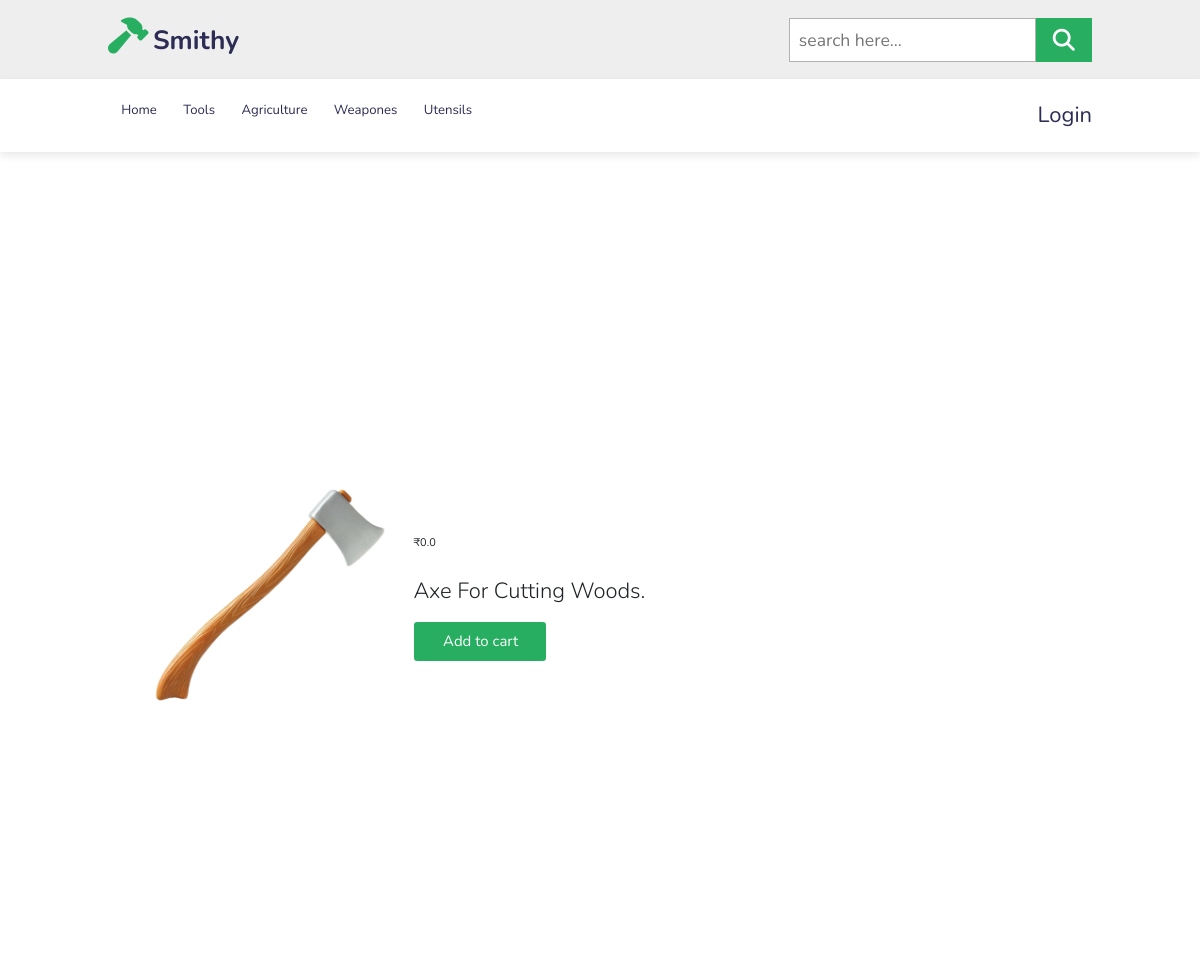
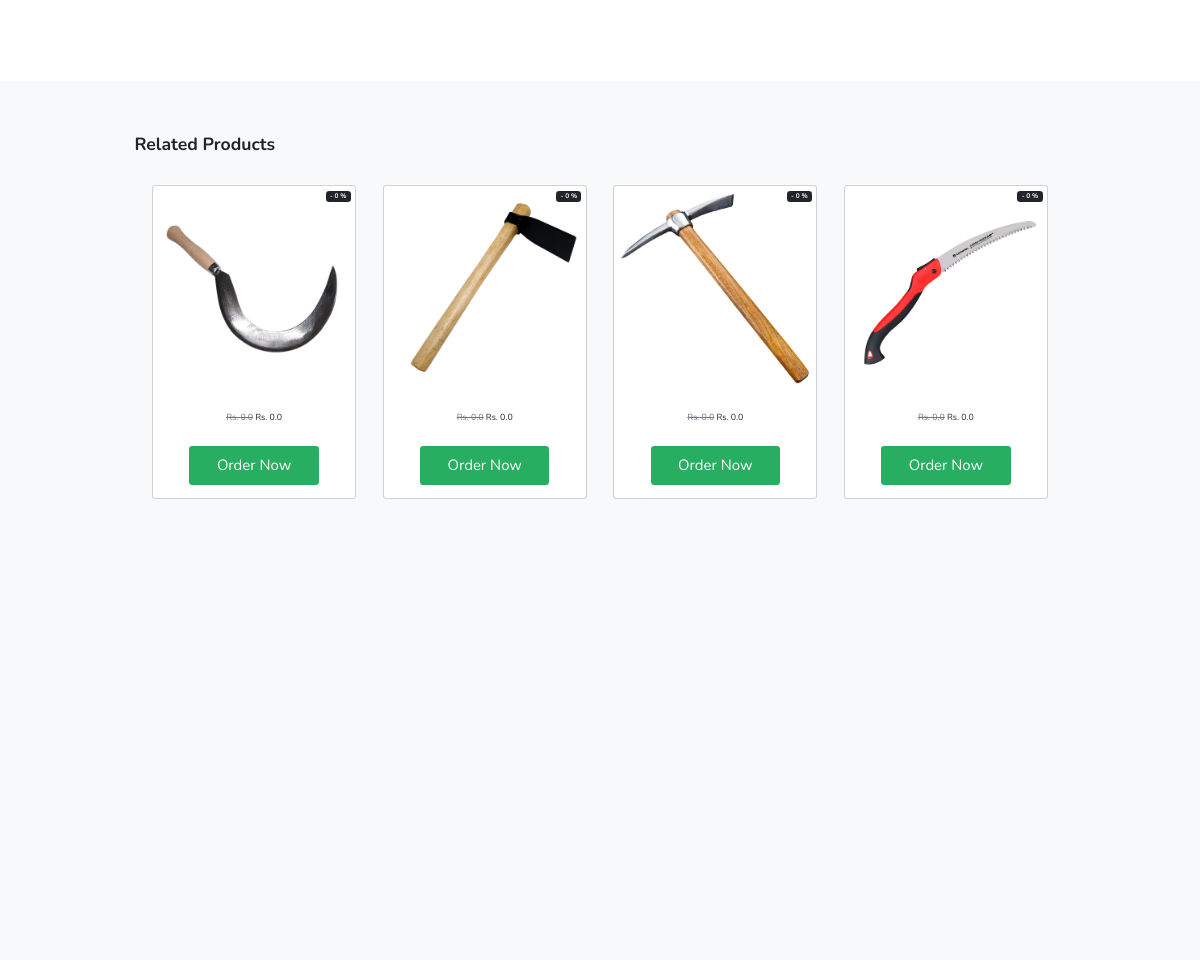
Before: /product-details/3 with the older database file (2 pictures, top to bottom).
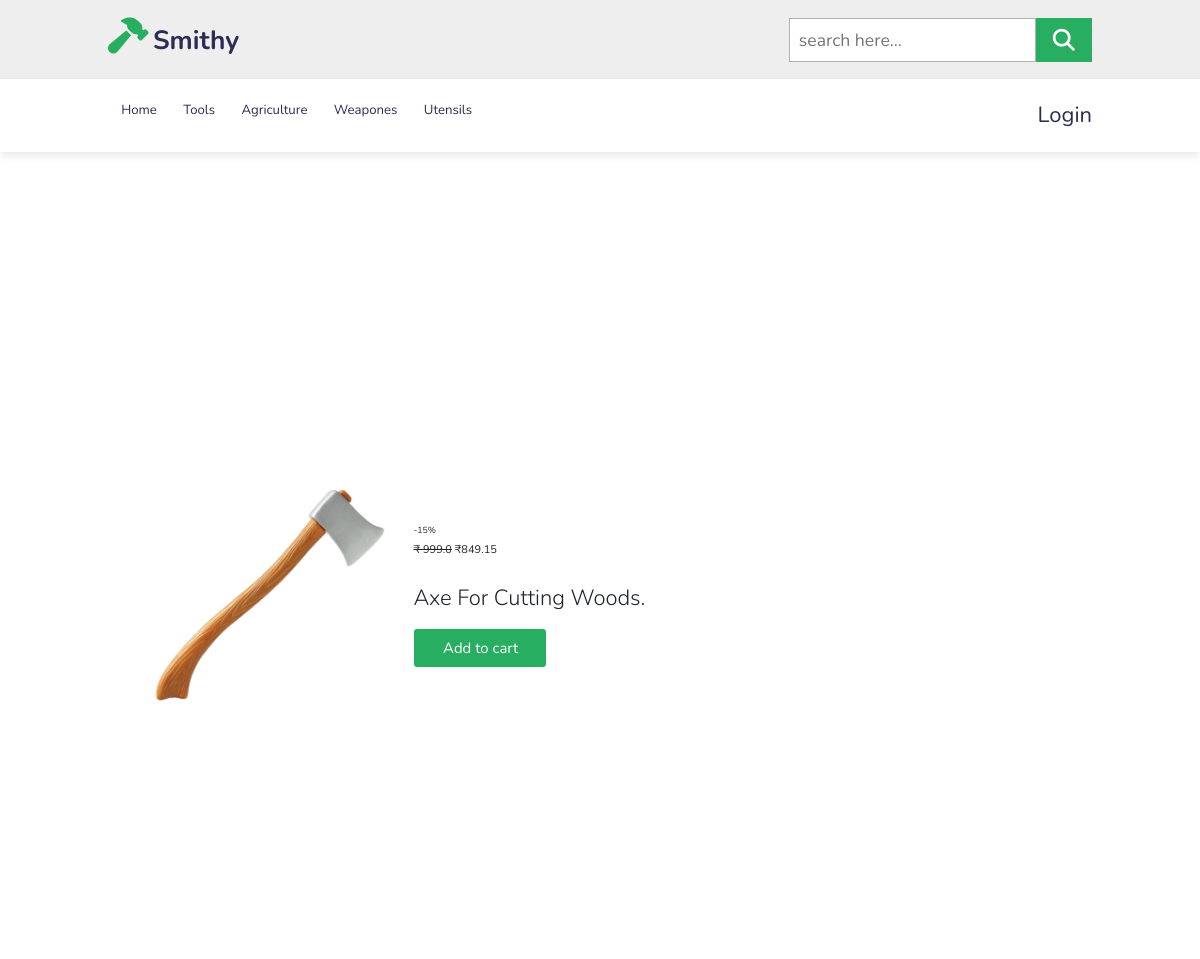
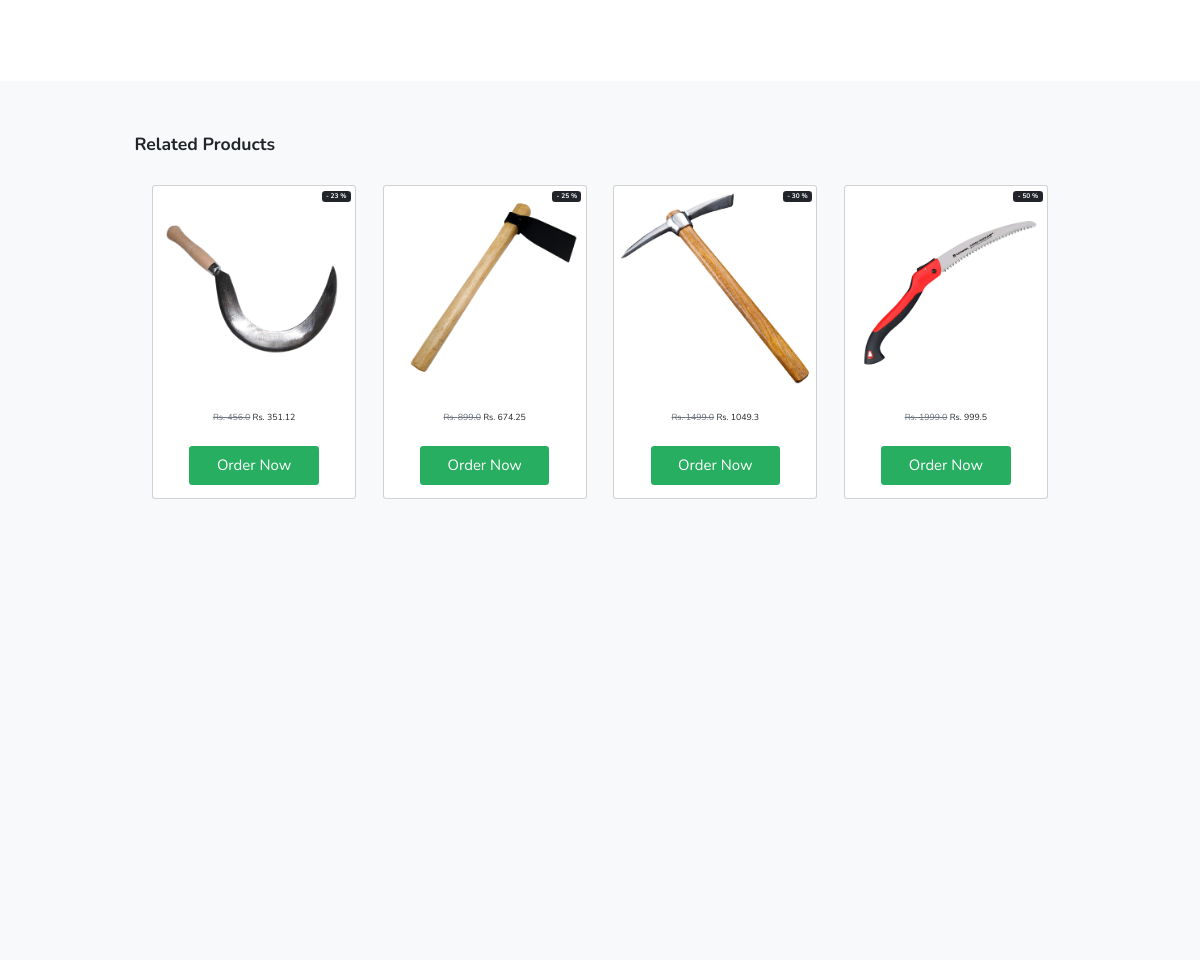
After: the same page with the newer database file (2 pictures, top to bottom).
### shop/models.py (models this page shows, shortened)
class Product(models.Model):
    title = models.CharField(max_length=100)
    price = models.FloatField(default=0)
    discount = models.IntegerField(default=0)
    discounted_price = models.FloatField(default=0)
    description = models.TextField(blank= True, null=True, unique = True)
    category = models.CharField(max_length=100)
    product_image = models.ImageField(upload_to='static/image/')
    quantity=models.IntegerField(default=1)
    seller = models.CharField(default='NA',max_length=100)
    seller_email = models.CharField(default='NA',max_length=100)
    @property
    def discounted_price(self):
        discount_amount = (self.price * self.discount) / 100
        discounted_price = self.price - discount_amount
        return discounted_price

### shop/views.py (the view)
# urls.py: path('product-details/<product_id>',views.product_details,name='product_details'),
def product_details(request, product_id):
    product = get_object_or_404(Product, id=product_id)
    similar_products = Product.objects.filter(
        category=product.category).exclude(id=product.id)[:4]
    context = {
        'product_details': product,
        'similar_products': similar_products,
    }
    return render(request, 'shop/product_details.html', context)

### shop/templates/shop/product_details.html (shortened to what this page needs)
{% extends 'base.html' %} {% load static %} {% block content %}
<section class="product">
  <div class="box-container container px-4 px-lg-5 my-5">
    <div class="row gx-4 gx-lg-5 align-items-center">
      <div class="col-md-4">
        <img
          class="card-img-top mb-5 mb-md-0"
          src="/{{product_details.product_image}}"
          alt="..."
        />
      </div>
      <div class="col-md-8">
        {% if product_details.discount > 0 %}
        <span class="discount">-{{product_details.discount}}%</span>
        {% endif %}
        <div class="fs-5 mb-5">
          {% if product_details.discount > 0 %}
          <span class="text-decoration-line-through"
            >₹ {{product_details.price}}</span
          >
          {% endif %}
          <span>₹{{product_details.discounted_price}}</span>
        </div>
        <p class="display-6">{{product_details.description | safe}}</p>
        <div class="d-flex">
          <div class="d-flex">
            <form action="/add-to-cart">
              <button class="btn" type="submit">
                Add to cart
              </button>
            </form>
          </div>
        </div>
      </div>
    </div>
  </div>
</section>
<section class="py-5 bg-light">
  <div class="container px-4 px-lg-5 mt-5">
    <h2 class="fw-bolder mb-4">Related products</h2>
    <div
      class="row gx-4 gx-lg-5 row-cols-2 row-cols-md-3 row-cols-xl-4 justify-content-center"
    >
      {% for similar_product in similar_products %}
      <div class="col mb-5">
        <div class="card h-100">
          <div
            class="badge bg-dark text-white position-absolute"
            style="top: 0.5rem; right: 0.5rem"
          >
           - {{similar_product.discount}} %
          </div>
          <img
            class="card-img-top"
            src="/{{similar_product.product_image}}"
            alt="..."
          />
          <div class="card-body p-4">
            <div class="text-center">
              <span class="text-muted text-decoration-line-through"
                >Rs. {{similar_product.price}}</span
              >
              Rs. {{similar_product.discounted_price}}
            </div>
          </div>
          <div class="card-footer p-4 pt-0 border-top-0 bg-transparent">
            <div class="text-center">
                <a href="{% url 'shop:product_details' similar_product.id %}" class="btn">Order Now</a>
            </div>
          </div>
        </div>
      </div>
      {% empty %}
      <li>No similar products found.</li>
      {% endfor %}
    </div>
  </div>
</section>
{% endblock %}

### templates/base.html
{% include "header.html" %}
    {% block content %}
    {% endblock %}
{%include "footer.html" %}

### templates/header.html (shortened to what this page needs)
<!DOCTYPE html>
<html lang="en">
<head>
    {% load static %}
    <link rel="stylesheet" href="https://cdnjs.cloudflare.com/ajax/libs/font-awesome/5.15.3/css/all.min.css">
    <link href="https://cdn.jsdelivr.net/npm/bootstrap@5.2.2/dist/css/bootstrap.min.css" rel="stylesheet"
>
        <link rel="stylesheet" href="https://unicons.iconscout.com/release/v4.0.0/css/line.css">
    <link rel="stylesheet" href="https://cdnjs.cloudflare.com/ajax/libs/font-awesome/6.2.0/css/all.min.css">
    <link rel="stylesheet" href="https://cdnjs.cloudflare.com/ajax/libs/font-awesome/4.7.0/css/font-awesome.min.css">
    <link rel="stylesheet" href="{% static 'shop/style.css'%}">
    <link rel="stylesheet" href="{% static 'shop/cart.css'%}">
</head>
<body>
    <header>
        <div class="header-1">
            <a  class="logo "><i class='fas fa-hammer' style='font-size:36px'></i>Smithy</a>
            <form action="" class="search-box-container">
                <input type="search" id="search-box" placeholder="search here...">
                <label for="search-box" class="fas fa-search"></label>
            </form>
        </div>
        <div class="header-2">
            <ul class="navbar" style="list-style-type:none;">
                {%url 'shop:index' as url %}
                <li class="{% if request.path == url %} active {% endif %}"><a  href="{{url}}">home</a></li>
                {%url 'shop:tools' as url %}
                <li class="{% if request.path == url %} active {% endif %}"><a href="{{url}}">tools</a></li>
                {%url 'shop:agriculture' as url %}
                <li class="{% if request.path == url %} active {% endif %}"><a href="{{url}}">Agriculture</a></li>
                {%url 'shop:weapones' as url %}
                <li class="{% if request.path == url %} active {% endif %}"><a href="{{url}}">Weapones</a></li>
                {%url 'shop:utensils' as url %}
                <li class="{% if request.path == url %} active {% endif %}"><a href="{{url}}">utensils</a></li>
            </ul>
            <div class="icons">
                {% if user.is_authenticated %}
                <a href="{% url 'shop:showcart' %}"><i class="fas fa-shopping-cart"></i></a>
                <a href="{% url 'shop:wishlist' %}" class="fas fa-heart"></a>
                <a class="fas fa-user-circle" id="dropdownMenuLink" data-bs-toggle="dropdown"></a>
                {% comment %} <a href="#"><span>{{user.username}}</span></a> {% endcomment %}
                <div class="dropdown-menu" id="profile-dropdown_box" aria-labelledby="dropdownMenuLink">
                    <a class="dropdown-item" href="#"">Welcome {{user.username}}</a>
                    <hr class="dropdown-divider">
                    <a class="dropdown-item " href="{% url 'shop:profile' %}"><span>My Profile</span></a>
                    <a class="dropdown-item " href="{% url 'shop:orders' %}"><span>Orders</span> </a>
                    <hr class="dropdown-divider">
                    <a class="dropdown-item " href="{% url 'shop:logout' %}"><span>Logout</span> </a>
                </div>
                    {% comment %} <a class="dropdown-item " href="{% url 'shop:logout'%}"><span>Logout</span></a> {% endcomment %}
                    {%else%}
                    <a class="dropdown-item " href="{% url 'shop:login' %}"><span>Login</span> </a>
                    {%endif%}
            </div>
        </div>
    </header>
</body>
</html>

### templates/footer.html (shortened to what this page needs)
</body>
</html>

### shop/static/shop/style.css (style rules this page uses)
:root { --green: #27ae60; --black: #2c2c54; }
* { font-family: 'Nunito', sans-serif; margin: 0; padding: 0; box-sizing: border-box; outline: none; border: none; text-decoration: none; text-transform: capitalize; transition: all .2s linear; }
html { font-size: 62.5%; overflow-x: hidden; scroll-padding-top: 6.5rem; scroll-behavior: smooth; }
a { text-decoration: none; }
section { padding: 2rem 9%; }
.btn { display: inline-block; margin-top: 1rem; background: var(--green); color: #fff; padding: .8rem 3rem; font-size: 1.7rem; text-align: center; cursor: pointer; }
.header-1 { background: #eee; display: flex; align-items: center; justify-content: space-between; padding: 2rem 9%; }
.logo { color: var(--black); font-weight: bolder; font-size: 3rem; }
.logo i { padding-right: .5rem; color: var(--green); }
.header-1 .search-box-container { display: flex; height: 5rem; }
.header-1 .search-box-container #search-box { height: 100%; width: 100%; padding: 1rem; font-size: 2rem; color: #333; border: .1rem solid rgba(0, 0, 0, .3); text-transform: none; }
.header-1 .search-box-container label { height: 100%; width: 8rem; font-size: 2.5rem; line-height: 5rem; color: #fff; background: var(--green); text-align: center; cursor: pointer; }
.header-2 { background: #fff; display: flex; align-items: center; justify-content: space-between; padding: 2rem 9%; box-shadow: 0 .5rem 1rem rgba(0, 0, 0, .1); }
.header-2 .navbar a { padding: .5rem 1.5rem; font-size: 1.5rem; border-radius: .5rem; color: var(--black); }
.header-2 .icons a { font-size: 2.5rem; color: var(--black); padding-left: 1rem; }
.product .box-container { display: flex; flex-wrap: wrap; gap: 1.5rem; }
@media (max-width:1200px) { html { font-size: 55%; } }
.container form { width: 100%; padding: auto; transition: margin-left 0.18s ease; }

### shop/static/shop/cart.css (style rules this page uses)
:root { --green: #27ae60; --black: #2c2c54; }
.btn { background-color: #27ae60; }
* { font-family: 'Nunito', sans-serif; margin: 0; padding: 0; box-sizing: border-box; outline: none; border: none; text-decoration: none; text-transform: capitalize; transition: all .2s linear; }
html { font-size: 62.5%; overflow-x: hidden; scroll-padding-top: 6.5rem; scroll-behavior: smooth; }
.overflow-scroll,.row { padding: 2rem; }
.d-flex { gap: 4.5rem; }
@media (max-width:1200px) { html { font-size: 55%; } }
@media (min-width: 1025px) { .container { height: 100vh !important; } }

Changed rows visible on the page:
changed Product "Axe For Cutting Woods.": discount (not shown) → "15"; price (not shown) → "999.0"; discounted_price "0.0" → "849.15"
changed Product (number 2 of 5 on the later page): discount "0" → "23"; price "0.0" → "456.0"; discounted_price "0.0" → "351.12"
changed Product (number 3 of 5 on the later page): discount "0" → "25"; price "0.0" → "899.0"; discounted_price "0.0" → "674.25"
changed Product (number 4 of 5 on the later page): discount "0" → "30"; price "0.0" → "1499.0"; discounted_price "0.0" → "1049.3"
changed Product (number 5 of 5 on the later page): discount "0" → "50"; price "0.0" → "1999.0"; discounted_price "0.0" → "999.5"
